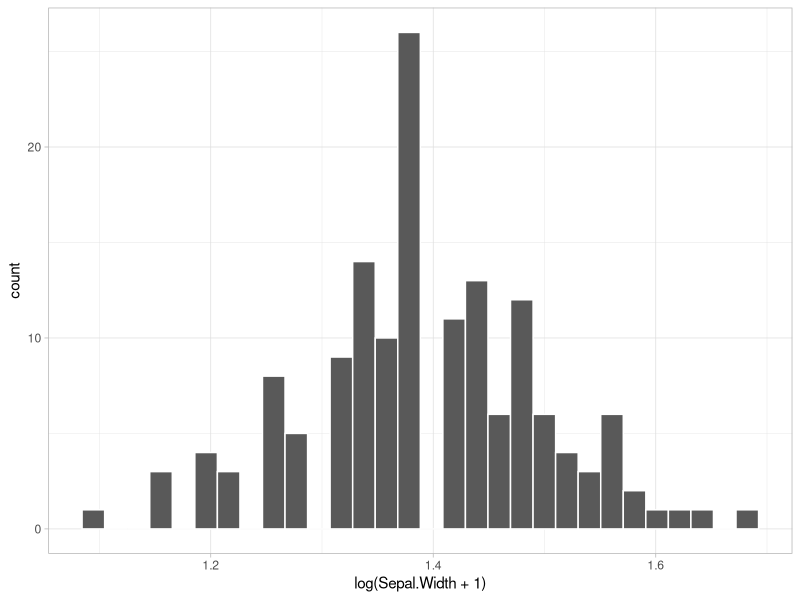

Here is the R script that generated this plot:
## ---- chunk 1
library(ggplot2)
library(plyr)
library(datasets)
data("iris")

wholedf <- iris
dim(wholedf)
## ---- chunk 2
str(wholedf)
## ---- chunk 3
colSums(sapply(wholedf, is.na))
## ---- chunk 4
ggplot(wholedf, aes(x=log(Sepal.Width+1))) + geom_histogram(col = 'white') + theme_light()
## ---- chunk 5

## ---- chunk 6

